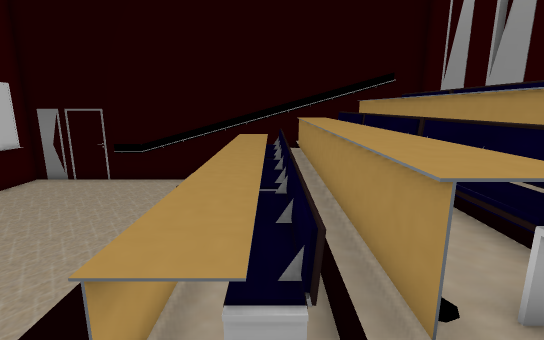
[1] (above)

12 first-person views from a walk through a Unity game level. The camera is 1.4 m above the floor, tilts 12° down and sees 85° across. The floor is counted in squares, 0.5 m on a side. Each view is taken from the middle of a square. On the plan, view 1 faces up. The plan holds only what a view shows up to about 20 squares ahead; the rest is blank. The place goes on beyond the plan. Some surface patterns are stand-ins.

[2]
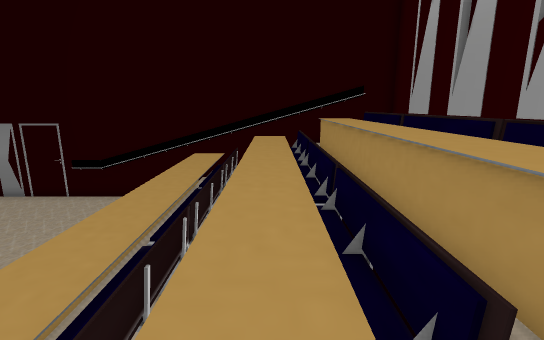

[3]
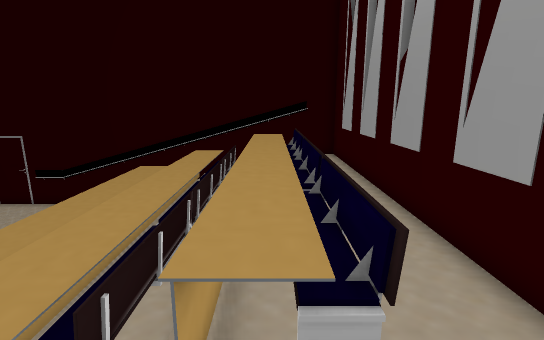

[4]
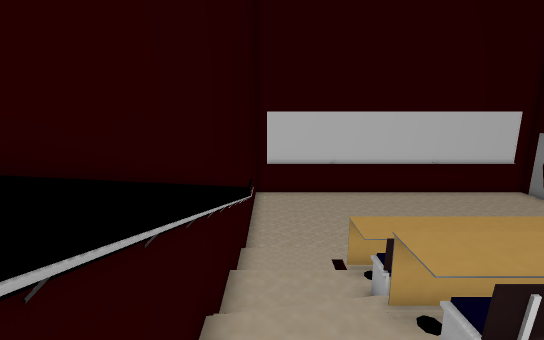

[5]
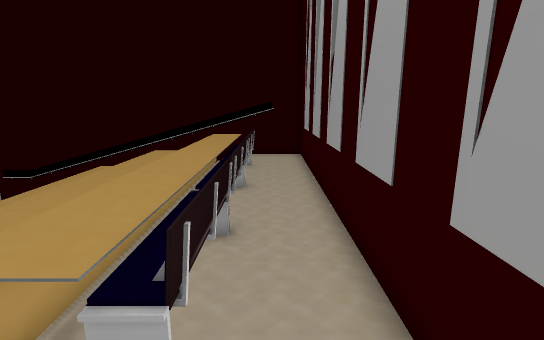

[6]
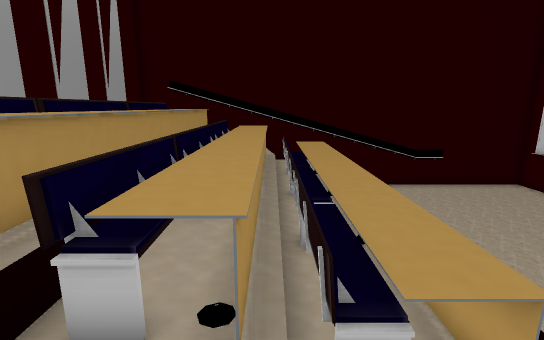

[7]
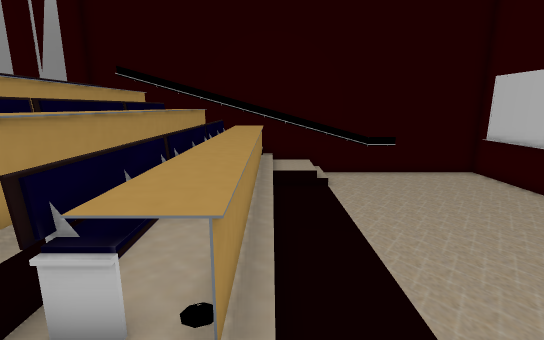

[8]
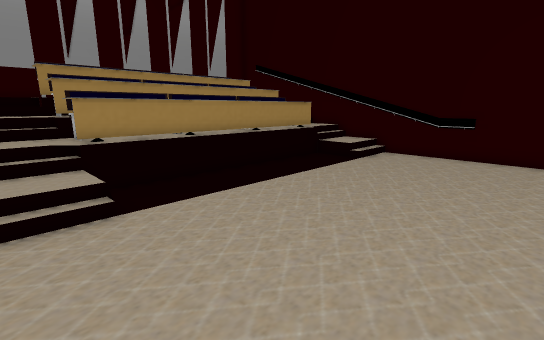

[9]
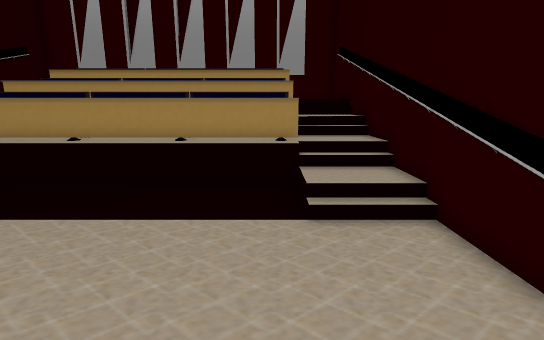

[10]
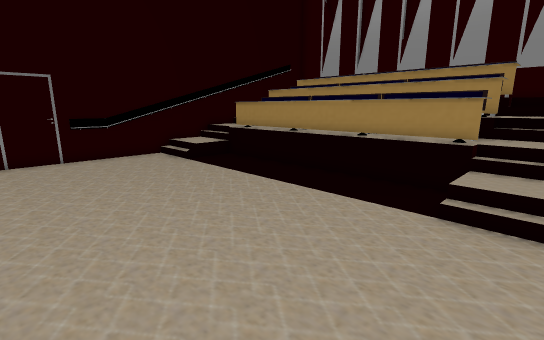

[11]
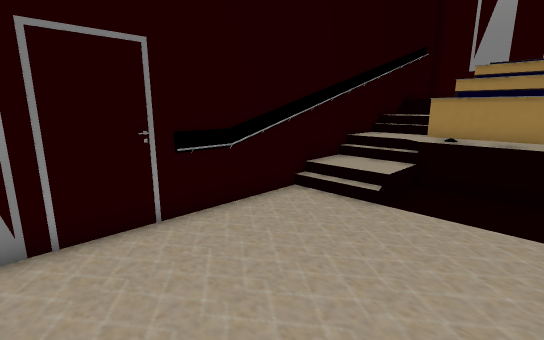

[12]
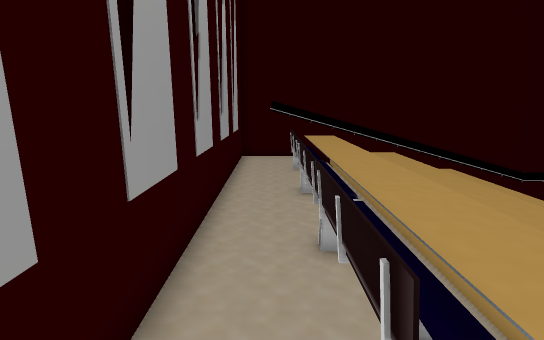

### Floor plan
Key: @ floor where view 1 was taken; # wall or solid block; . main floor; : floor 0.25 m higher than the main floor; + floor 0.75 m higher than the main floor; * floor 1.25 m higher than the main floor; % floor 1.5 m higher than the main floor; / step, stairs or slope; = window, fence, low wall or low ledge; ^ raised ledge; C chair.
Columns run from 14 left of view 1 to 9 right of it. Each row starts with its distance up from view 1.
 18 ######################
 17  ......../::/++/*   %%%#
 16  ......../::/++/*   %%%#
 15  ......../::/=+/=* %%%%#
 14  .........  ^^C^^C^^C%%#
 13  .........  ^^C^^C=^C%%#
 12  .........  ^^C^^C=^C%%#
 11  .........  ^^C^^#=^C%%#
 10  .........  ^^C^^==^C%%#
  9  .........  ^^C^^==^C%%#
  8  .........  ^^C^^==^C%%#
  7  .........  ^^C^^==^C%%#
  6  .........  ^^C^^#=^C%%#
  5  .........  ^^C^^C=^C%%#
  4  .........  ^^C^^C=^C%%#
  3 #.........  ^^C^^C=^C%%#
  2  ........////^+/^##^#%%#
  1  ......../::/++/* / %%%#
  0  ......../::/+@/* /%%%%
 -1      #################

Where each view was taken, in squares from view 1:
view 1: 0 up, 0 right, facing up
view 2: 1 up, 2 right, facing up
view 3: 0 up, 5 right, facing up
view 4: 0 up, 6 right, facing left
view 5: 0 up, 7 right, facing up
view 6: 17 up, 1 right, facing down
view 7: 17 up, 2 left, facing down
view 8: 17 up, 13 left, facing down-right
view 9: 3 up, 12 left, facing right
view 10: 0 up, 13 left, facing up-right
view 11: 11 up, 13 left, facing up-right
view 12: 16 up, 7 right, facing down
